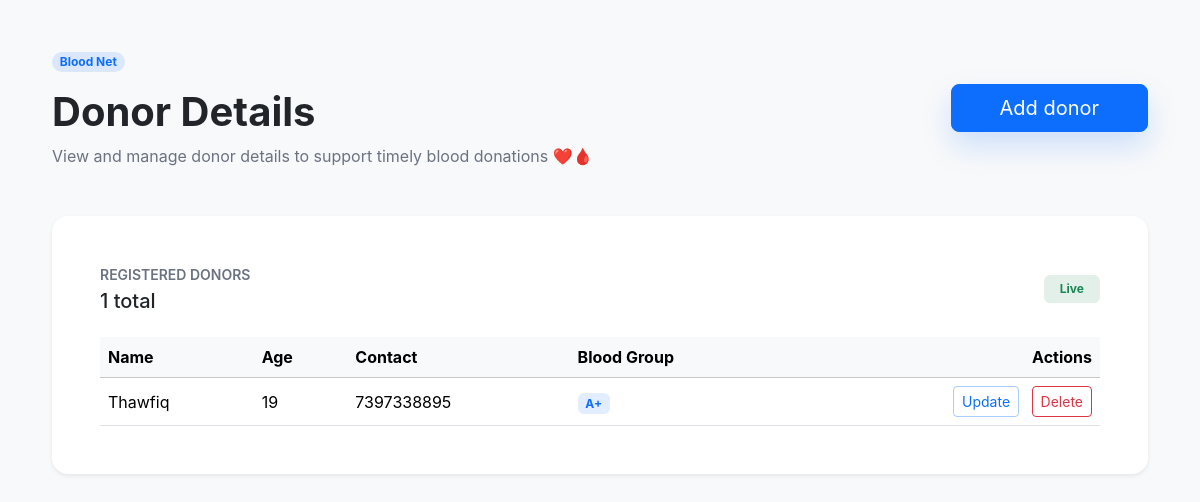
/donor/view/, run on an earlier commit of the app's database.
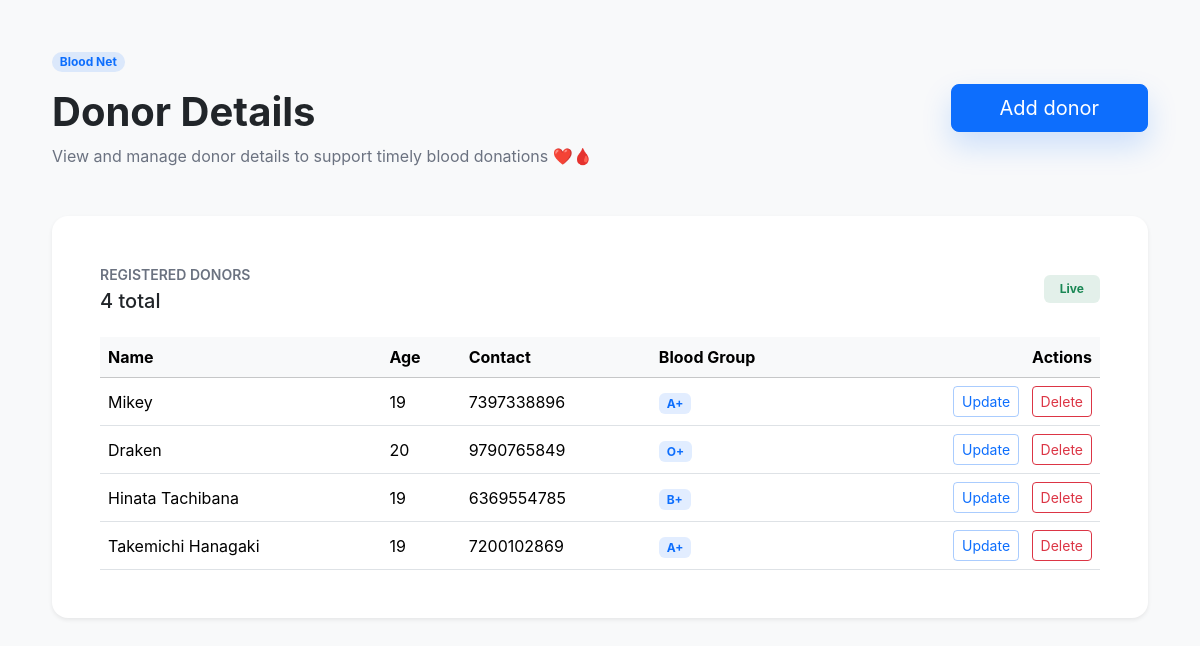
And on a later commit of the database.
### bloodnet/models.py (models this page shows, shortened)
class add_donors(models.Model):
    donor_name=models.CharField(max_length=100)
    donor_age=models.IntegerField(default=None)
    donor_contact=models.IntegerField(default=None)
    blood_group=models.CharField(max_length=10)

### bloodnet/views.py (the view)
# urls.py: path('view/',donor_view.as_view()),
class donor_view(View):
    def get(self,request):
        context={
            'all_donor':add_donors.objects.all()
        }
        return render(request,'view_donor.html',context)

### frontend/templates/view_donor.html (shortened to what this page needs)
{% load static %}
<!DOCTYPE html>
<html lang="en">
<head>
    <link href="https://cdn.jsdelivr.net/npm/bootstrap@5.3.2/dist/css/bootstrap.min.css" rel="stylesheet">
    <link rel="stylesheet" href="{% static 'frontend/styles.css' %}">
</head>
<body class="bg-light text-body">
    <div class="container py-5">
        <div class="d-flex flex-column flex-md-row align-items-start align-items-md-center justify-content-between gap-4 mb-5">
            <div>
                <span class="badge rounded-pill bg-primary bg-opacity-10 text-primary mb-3">Blood Net</span>
                <h1 class="display-6 fw-bold mb-2">Donor Details</h1>
                <p class="text-secondary mb-0">View and manage donor details to support timely blood donations ❤️🩸</p>
            </div>
            <a href="/donor/add/" class="btn btn-primary btn-lg px-5">Add donor</a>
        </div>
        <div class="card shadow-sm border-0">
            <div class="card-body p-4 p-lg-5">
                {% if all_donor %}
                    <div class="d-flex flex-column flex-sm-row align-items-start align-items-sm-center justify-content-between mb-4 gap-3">
                        <div>
                            <p class="text-uppercase text-secondary fw-semibold mb-1 small">Registered donors</p>
                            <h5 class="mb-0">{{ all_donor|length }} total</h5>
                        </div>
                        <span class="badge bg-success bg-opacity-10 text-success py-2 px-3">Live</span>
                    </div>
                    <div class="table-responsive">
                        <table class="table table-hover align-middle mb-0">
                            <thead class="table-light">
                                <tr>
                                    <th scope="col">Name</th>
                                    <th scope="col">Age</th>
                                    <th scope="col">Contact</th>
                                    <th scope="col">Blood Group</th>
                                    <th scope="col" class="text-end">Actions</th>
                                </tr>
                            </thead>
                            <tbody>
                                {% for donors in all_donor %}
                                    <tr>
                                        <td>{{ donors.donor_name }}</td>
                                        <td>{{ donors.donor_age }}</td>
                                        <td>{{ donors.donor_contact }}</td>
                                        <td><span class="badge bg-primary bg-opacity-10 text-primary">{{ donors.blood_group }}</span></td>
                                        <td class="text-end">
                                            <a href="{% url 'donor_update' donors.id %}" class="btn btn-sm btn-outline-primary me-2">Update</a>
                                            <a href="{% url 'donor_delete' donors.id %}" class="btn btn-sm btn-outline-danger">Delete</a>
                                        </td>
                                    </tr>
                                {% endfor %}
                            </tbody>
                        </table>
                    </div>
                {% else %}
                    <div class="text-center py-5">
                        <h3 class="fw-semibold">No donors yet</h3>
                        <p class="text-secondary mb-4">Add your first donor to start tracking blood donor data in a professional dashboard.</p>
                        <a href="/donor/add/" class="btn btn-outline-primary btn-lg">Add first donor</a>
                    </div>
                {% endif %}
            </div>
        </div>
    </div>
</body>
</html>

### frontend/static/frontend/styles.css (style rules this page uses)
:root { --bg: #f5f7fb; --surface: #ffffff; --text: #111827; --muted: #6b7280; --primary: #0d6efd; --border: #e5e7eb; --shadow: 0 18px 40px rgba(15, 23, 42, 0.08); }
body { background: var(--bg); color: var(--text); font-family: Inter, system-ui, sans-serif; }
.container { max-width: 1120px; }
.card { background: var(--surface); border: 1px solid var(--border); border-radius: 1rem; box-shadow: var(--shadow); }
.btn-primary { box-shadow: 0 14px 30px rgba(13, 110, 253, 0.18); }
.btn-outline-primary { border-color: rgba(13, 110, 253, 0.35); }
.text-secondary { color: var(--muted) !important; }
.badge.bg-primary { background-color: rgba(13, 110, 253, 0.12) !important; color: var(--primary) !important; }
.badge.bg-success { background-color: rgba(25, 135, 84, 0.12) !important; color: #198754 !important; }

What changed in the data, as far as the page shows it:
changed add_donors: donor_name "Thawfiq" → "Mikey"; donor_contact "7397338895" → "7397338896"
added add_donors: donor_name "Draken", donor_age "20", donor_contact "9790765849", blood_group "O+"
added add_donors: donor_name "Hinata Tachibana", donor_age "19", donor_contact "6369554785", blood_group "B+"
added add_donors: donor_name "Takemichi Hanagaki", donor_age "19", donor_contact "7200102869", blood_group "A+"
Also different on the page:
{{ all_donor|length }}: "1" → "4"
